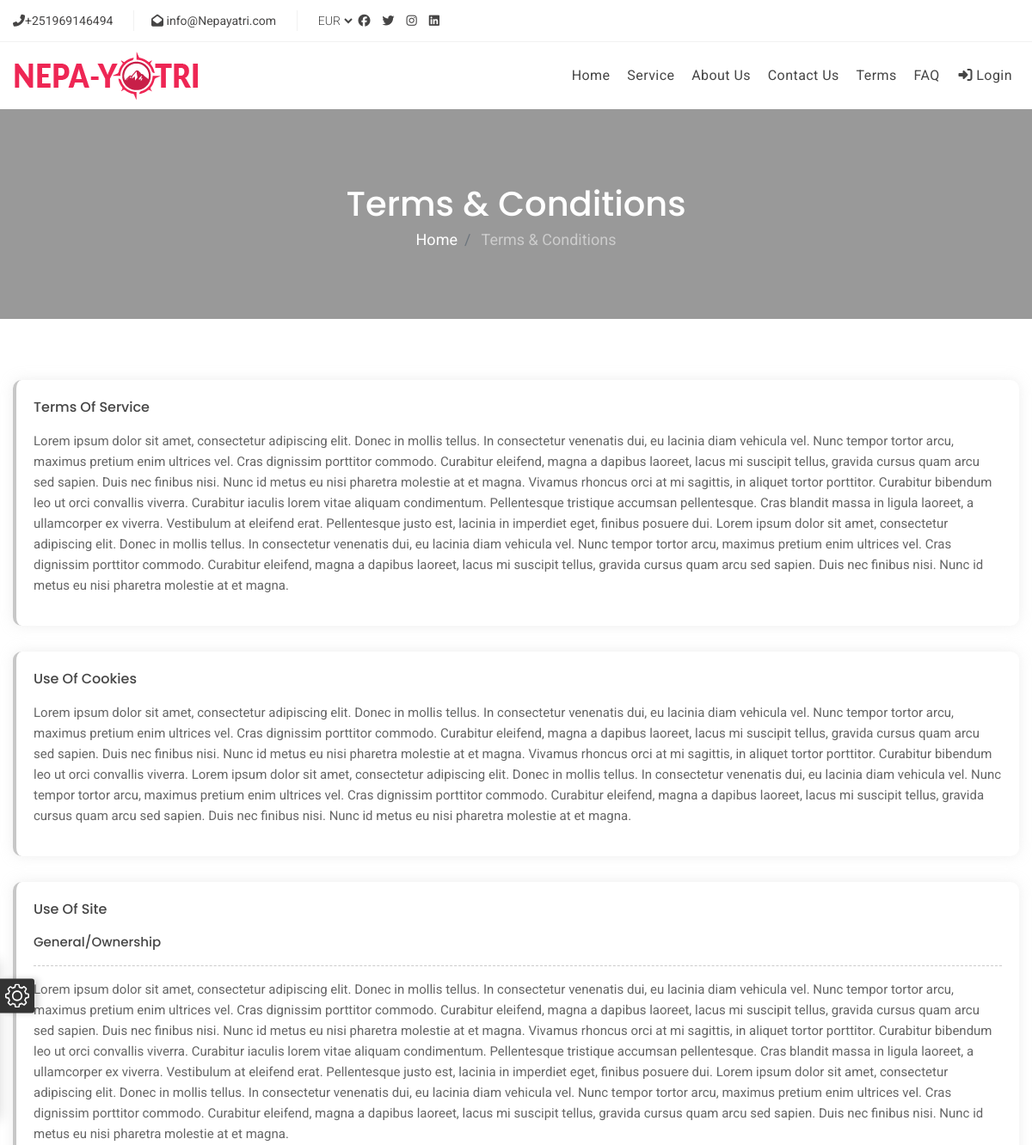
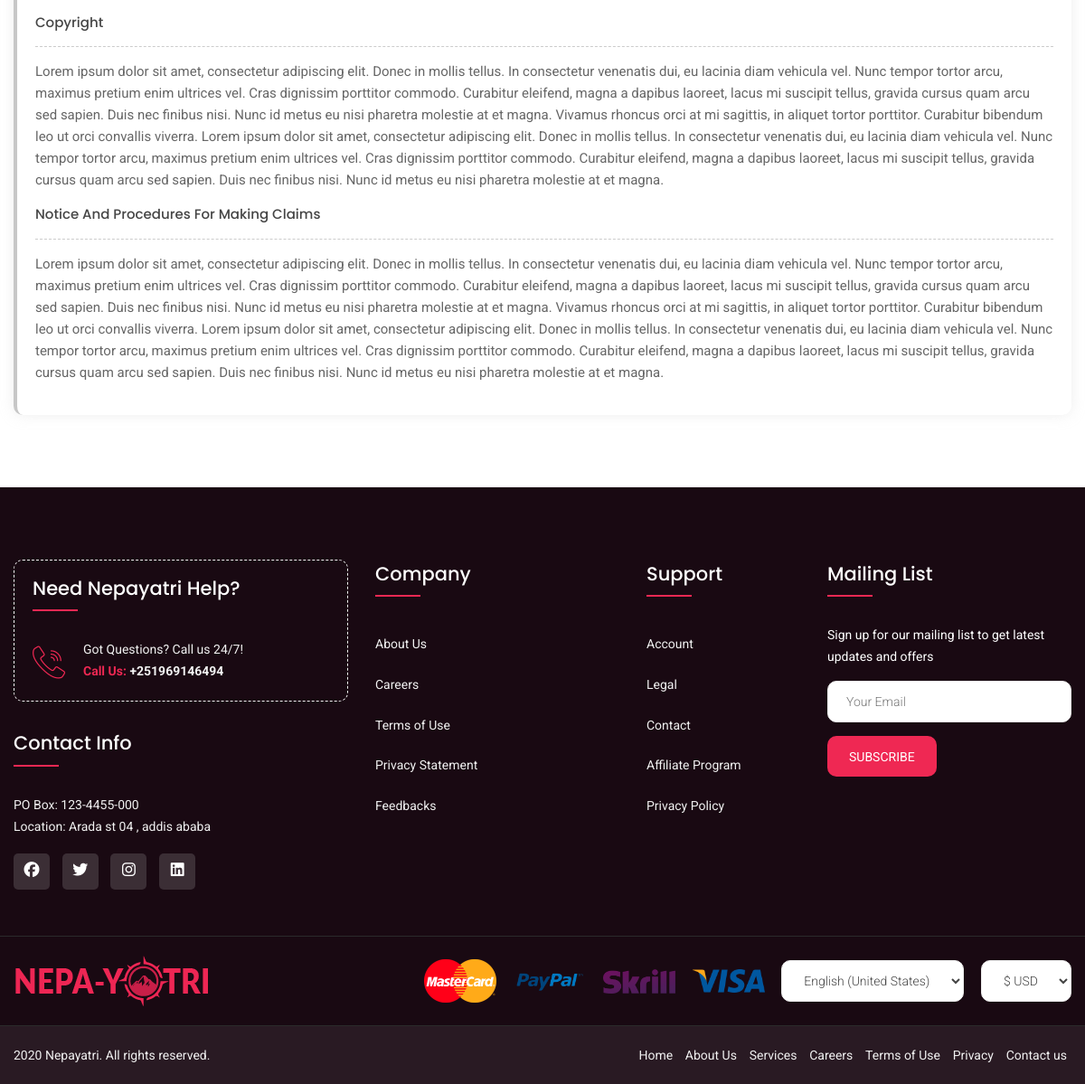
The app's page /terms/ with its own data (2 pictures, top to bottom).
### Vehicle_assignment/models.py (models this page shows, shortened)
class CompanyInfo(models.Model):
    phone1 = models.CharField(max_length=15)
    phone2 = models.CharField(max_length=15,null=True,blank=True)
    email1 = models.EmailField()
    email2 = models.EmailField()
    adress = models.CharField(max_length=35)
    po_box = models.CharField(max_length=25)
    facebook = models.URLField()
    twitter = models.URLField()
    instagram = models.URLField()
    linkedin = models.URLField()
    id = models.IntegerField(default=0,primary_key=True)

class Terms(models.Model):
    title = models.CharField( max_length=50)
    discription = models.TextField()

class UseOfSite(models.Model):
    title = models.CharField(max_length=50)
    discription = models.TextField()

### Vehicle_assignment/views.py (the view)
# urls.py: path('terms/', views.terms, name='terms'),
def terms(request):
    context = {
        'data':CompanyInfo.objects.all(),
        'terms':Terms.objects.all(),
        'useofterms':UseOfSite.objects.all()
            }
    return render(request, 'Vehicle_assignment/terms.html' , context)

### Vehicle_assignment/templates/Vehicle_assignment/terms.html (shortened to what this page needs)
{% load static %}
<!DOCTYPE html>
<html xmlns="http://www.w3.org/1999/xhtml" lang="zxx">
  {% include 'Vehicle_assignment/includes/head.html' %}
  <body>
    {% include 'Vehicle_assignment/includes/header.html' %}
    <section class="breadcrumb-outer text-center">
      <div class="container">
        <div class="breadcrumb-content">
          <h2 class="white">Terms & Conditions</h2>
          <nav aria-label="breadcrumb">
            <ul class="breadcrumb">
              <li class="breadcrumb-item"><a href="#">Home</a></li>
              <li class="breadcrumb-item active" aria-current="page">
                Terms & Conditions
              </li>
            </ul>
          </nav>
        </div>
      </div>
      <div class="overlay"></div>
    </section>
    <section class="terms">
      <div class="container">
        <div class="content">
          {% for i in terms %}
          <div class="terms-service">
            <h4>{{i.title}}</h4>
            <p>
              {{i.discription}}
            </p>
          </div>
          {% endfor %}
          <div class="terms-site">
            <h4>Use of Site</h4>
            {% for i in useofterms %}
            <div class="site-ownership">
              <h5>{{i.title}}</h5>
              <p>
               {{i.discription}}
              </p>
            </div>
            {% endfor %}
          </div>
        </div>
      </div>
    </section>
{% include 'Vehicle_assignment/includes/footer.html' %}
  </body>
</html>

### Vehicle_assignment/templates/Vehicle_assignment/includes/header.html (shortened to what this page needs)
{% load static %}
{% for i in data  %}
<header class="main_header_area">
  <div class="header-content">
    <div class="container">
      <div class="links links-left">
        <ul>
          <li>
            <a href="#"><i class="fa fa-phone-alt"></i>{{i.phone1}}</a>
          </li>
          <li>
            <a href="#"
              ><i class="fa fa-envelope-open"></i>
              </a
            >
          </li>
          <li>
            <select>
              <option>EUR</option>
            </select>
          </li>
        </ul>
      </div>
      <div class="links links-right pull-right">
        <ul>
          <li>
            <ul class="social-links">
              <li>
                <a href="{{i.facebook}}"
                  ><i class="fab fa-facebook" aria-hidden="true"></i
                ></a>
              </li>
              <li>
                <a href="{{i.twitter}}"
                  ><i class="fab fa-twitter" aria-hidden="true"></i
                ></a>
              </li>
              <li>
                <a href="{{i.instagram}}"
                  ><i class="fab fa-instagram" aria-hidden="true"></i
                ></a>
              </li>
              <li>
                <a href="{{i.linkedin}}"
                  ><i class="fab fa-linkedin" aria-hidden="true"></i
                ></a>
              </li>
            </ul>
          </li>
        </ul>
      </div>
    </div>
  </div>
  <div class="header_menu affix-top">
    <nav class="navbar navbar-default">
      <div class="container">
        <div class="navbar-flex">
          <div class="navbar-header">
            <a class="navbar-brand" href="index.html">
              <img src=" {% static  'images/logo-black.png' %}" alt="image" />
            </a>
          </div>
          <div
            class="collapse navbar-collapse"
            id="bs-example-navbar-collapse-1"
          >
            <ul class="nav navbar-nav" id="responsive-menu">
              <li>
                <a href="{% url 'index' %}">Home </a>
              </li>
              <li >
                <a href="{% url 'service' %}">Service</a>
              </li>
              <li>
                <a href="{% url 'about' %}">About Us</a>
              </li>
              <li>
                <a href="{% url 'contact' %}">Contact Us</a>
              </li>
              <li>
                <a href="{% url 'terms' %}">Terms</a>
              </li>
              <li>
                  <a href="{% url 'faq' %}">FAQ</a>
              </li>
              {% if user.is_authenticated %}
              <li style="margin:10px">
                <a href="{% url 'logout' %}"
                  ><i class="fa fa-sign-in-alt"></i> Logout</a
                >
              </li>
              <li style="margin:10px">
              <img class="img ima-fluid" src="/media/{{user.employee.image}}" style="width: 40px;height: 40px;border-radius: 50%;"   alt="">
              <span>   &nbsp {{user.employee.customuser.username}}</span>
            </li>
            {% comment %} <li>
              <a href="{% url 'employee_review'  %}">Reviews</a>
            </li> {% endcomment %}
            <li>
              <a href="{% url 'change_password' %}">Change Password</a>
            </li>
              {% else %}
              <li  >
                <a href="{% url 'login' %}"
                  ><i class="fa fa-sign-in-alt"></i> Login</a
                >
              </li>
              {% endif %}
            </ul>
          </div>
        </div>
      </div>
    </nav>
  </div>
</header>
{% endfor %}

### Vehicle_assignment/templates/Vehicle_assignment/includes/footer.html (shortened to what this page needs)
{% load static %}
{% for i in data %}
<footer>
    <div class="footer-upper pad-bottom-50">
      <div class="container">
        <div class="row">
          <div class="col-lg-4 col-sm-12 col-12">
            <div class="footer-about">
              <div class="footer-about-in mar-bottom-30">
                <h3 class="white">Need Nepayatri Help?</h3>
                <div class="footer-phone">
                  <div class="cont-icon"><i class="flaticon-call"></i></div>
                  <div class="cont-content mar-left-20">
                    <p class="mar-0">Got Questions? Call us 24/7!</p>
                    <p class="bold mar-0">
                      <span>Call Us:</span> {{i.phone1}}
                    </p>
                  </div>
                </div>
              </div>
              <h3 class="white">Contact Info</h3>
              <p>
                PO Box: {{i.po_box}}<br />
                Location: {{i.adress}}
              </p>
              <ul class="social-links">
                <li>
                  <a href="{{i.facebook}}"
                    ><i class="fab fa-facebook" aria-hidden="true"></i
                  ></a>
                </li>
                <li>
                  <a href="{{i.twitter}}"
                    ><i class="fab fa-twitter" aria-hidden="true"></i
                  ></a>
                </li>
                <li>
                  <a href="{{i.instagram}}"
                    ><i class="fab fa-instagram" aria-hidden="true"></i
                  ></a>
                </li>
                <li>
                  <a href="{{i.linkedin}}"
                    ><i class="fab fa-linkedin" aria-hidden="true"></i
                  ></a>
                </li>
              </ul>
            </div>
          </div>
          <div class="col-lg-3 col-sm-6 col-12">
            <div class="footer-links">
              <h3 class="white">Company</h3>
              <ul>
                <li><a href="#">About Us</a></li>
                <li><a href="#">Careers</a></li>
                <li><a href="#">Terms of Use</a></li>
                <li><a href="#">Privacy Statement</a></li>
                <li><a href="#">Feedbacks</a></li>
              </ul>
            </div>
          </div>
          <div class="col-lg-2 col-sm-6 col-12">
            <div class="footer-links">
              <h3 class="white">Support</h3>
              <ul>
                <li><a href="#">Account</a></li>
                <li><a href="#">Legal</a></li>
                <li><a href="#">Contact</a></li>
                <li><a href="#">Affiliate Program</a></li>
                <li><a href="#">Privacy Policy</a></li>
              </ul>
            </div>
          </div>
          <div class="col-lg-3 col-sm-12 col-12">
            <div class="footer-subscribe">
              <h3 class="white">Mailing List</h3>
              <p class="white">
                Sign up for our mailing list to get latest updates and offers
              </p>
              <form>
                <input type="email" placeholder="Your Email" />
                <a href="#" class="biz-btn mar-top-15">Subscribe</a>
              </form>
            </div>
          </div>
        </div>
      </div>
    </div>
    <div class="footer-payment pad-top-30 pad-bottom-30 bg-white">
      <div class="container">
        <div class="pay-main display-flex space-between">
          <div class="footer-logo pull-left">
            <a href="index.html"
              ><img src="{% static 'images/logo-black.png' %}" alt="image"
            /></a>
          </div>
          <div class="footer-payment-nav pull-right">
            <ul>
              <li>
                <img
                  src="{% static 'images/payment/mastercard.png' %}"
                  alt="image"
                />
              </li>
              <li>
                <img
                  src="{% static 'images/payment/paypal.png' %}"
                  alt="image"
                />
              </li>
              <li>
                <img
                  src="{% static 'images/payment/skrill.png' %}"
                  alt="image"
                />
              </li>
              <li>
                <img
                  src="{% static 'images/payment/visa.png' %}"
                  alt="image"
                />
              </li>
              <li>
                <select>
                  <option>English (United States)</option>
                </select>
              </li>
              <li>
                <select>
                  <option>$ USD</option>
                </select>
              </li>
            </ul>
          </div>
        </div>
      </div>
    </div>
    <div class="footer-copyright">
      <div class="container">
        <div class="copyright-text pull-left">
          <p class="mar-0">2020 Nepayatri. All rights reserved.</p>
        </div>
        <div class="footer-nav pull-right">
          <ul>
            <li><a href="#">Home</a></li>
            <li><a href="#">About Us</a></li>
            <li><a href="#">Services</a></li>
            <li><a href="#">Careers</a></li>
            <li><a href="#">Terms of Use</a></li>
            <li><a href="#">Privacy</a></li>
            <li><a href="#">Contact us</a></li>
          </ul>
        </div>
      </div>
    </div>
    {% endfor %}
</footer>

### Vehicle_assignment/static/css/default.css (style rules this page uses)
* { margin:0;padding:0;border:0;outline:0;font-size:100%;background:0 0;box-sizing:border-box }
ol,ul { list-style:none }
html { position:relative;min-height:100% }
header,nav,section,article,aside,footer { display:block }
* { margin:0;padding:0 }
body { margin:0;padding:0;font-size:15px;font-family:roboto,sans-serif;overflow-x:hidden }
h1,h2,h3,h4,h5,h6 { font-weight:500;color:#333333e8;font-family:poppins,sans-serif;margin-top:0;line-height:1.5;margin-bottom:15px;text-transform:capitalize }
h2 { font-size:32px }
h3 { font-size:21px }
h4 { font-size:16px }
h5 { font-size:15px }
p { font-size:15px;font-weight:400;line-height:24px;margin-bottom:15px;color:#666 }
ul { margin:0;padding:0 }
ul li { font-size:16px;font-weight:400;margin-bottom:15px;line-height:24px;color:#666;position:relative;padding:0 }
a { color:#464545;transition:all ease-in-out .4s }
input[type=text],input[type=email],input[type=number],input[type=search],input[type=password],input[type=tel],input[type=date],input[type=time],textarea,select { font-size:14px;font-weight:300;background-color:#fff;border:1px solid #eee;border-radius:10px;padding:10px 20px;width:100%;color:#444;margin-bottom:15px;height:46px;box-shadow:none;margin-bottom:0 }
select { padding:10px 20px }
img { max-width:100% }
.mar-0 { margin:0!important }
.mar-top-15 { margin-top:15px }
.mar-bottom-30 { margin-bottom:30px }
.mar-left-20 { margin-left:20px }
.pad-top-30 { padding-top:30px }
.pad-bottom-30 { padding-bottom:30px }
.pad-bottom-50 { padding-bottom:50px }
.white { color:#fff!important }
.container,.container-fluid { position:relative;z-index:2 }
section { padding:71px 0 80px;position:relative;z-index:1;background:#fff }
.overlay { position:absolute;top:0;left:0;width:100%;height:100%;background:rgba(0,0,0,.4) }
.display-flex { display:flex;align-items:center }
.bg-white { background:#fff }
.bold { font-weight:700 }
.space-between { justify-content:space-between }
section.breadcrumb-outer { position:relative;overflow:hidden;padding:80px 0 }
section.breadcrumb-outer:before { background:url(../images/breadcrumbbg.jpg) no-repeat;background-position:center;animation:kbrns_zoomInOut 15s linear 0s infinite alternate;background-size:cover;height:100%;width:100%;position:absolute;top:0;left:0;content:"" }
.breadcrumb-content { position:relative;z-index:1 }
.breadcrumb-content h2 { font-size:40px;margin-bottom:0 }
.breadcrumb-content .breadcrumb { background:0 0;margin:0;border-radius:0;justify-content:center }
.breadcrumb { padding:0;margin:0 }
.breadcrumb-content .breadcrumb>li { position:relative;font-size:18px;color:#ccc;font-weight:400;display:inline-block;padding:0;margin:0 }
.breadcrumb-content .breadcrumb a { color:#fff }
.breadcrumb>li+li:before { content:"|";padding:0 15px }
.biz-btn,.biz-btn-black,.biz-btn-white { position:relative;z-index:1;font-size:14px;text-align:center;padding:13px 24px 11px;text-transform:uppercase;transition:all .3s ease-in-out;background:#ef2853;color:#fff;display:inline-block;border-radius:10px;border:none }
.biz-btn:before,.biz-btn-black:before,.biz-btn-white:before { content:"";position:absolute;width:100%;height:100%;top:0;left:0;transition:all .3s ease-in-out;transform:scale(0,1);z-index:-1;border:2px solid #ef2853;color:#fff;background:0 0;border-radius:10px }

### records on screen
CompanyInfo: phone1 "+251969146494", po_box "123-4455-000", adress "Arada st 04 , addis ababa"
Terms: title "Terms Of Service", discription "Lorem ipsum dolor sit amet, consectetur adipiscing elit. Donec in mollis tellus. In consectetur venenatis dui, eu lacinia diam vehicula vel. Nunc tempor tortor arcu, maximus pretium enim ultrices vel. Cras dignissim porttitor commodo. Curabitur eleifend, magna a dapibus laoreet, lacus mi suscipit tellus, gravida cursus quam arcu sed sapien. Duis nec finibus nisi. Nunc id metus eu nisi pharetra molestie at et magna. Vivamus rhoncus orci at mi sagittis, in aliquet tortor porttitor. Curabitur bibendum leo ut orci convallis viverra. Curabitur iaculis lorem vitae aliquam condimentum. Pellentesque tristique accumsan pellentesque. Cras blandit massa in ligula laoreet, a ullamcorper ex viverra.…"
Terms: title "Use Of Cookies", discription "Lorem ipsum dolor sit amet, consectetur adipiscing elit. Donec in mollis tellus. In consectetur venenatis dui, eu lacinia diam vehicula vel. Nunc tempor tortor arcu, maximus pretium enim ultrices vel. Cras dignissim porttitor commodo. Curabitur eleifend, magna a dapibus laoreet, lacus mi suscipit tellus, gravida cursus quam arcu sed sapien. Duis nec finibus nisi. Nunc id metus eu nisi pharetra molestie at et magna. Vivamus rhoncus orci at mi sagittis, in aliquet tortor porttitor. Curabitur bibendum leo ut orci convallis viverra. Lorem ipsum dolor sit amet, consectetur adipiscing elit. Donec in mollis tellus. In consectetur venenatis dui, eu lacinia diam vehicula vel. Nunc tempor tortor…"
UseOfSite: title "General/Ownership", discription "Lorem ipsum dolor sit amet, consectetur adipiscing elit. Donec in mollis tellus. In consectetur venenatis dui, eu lacinia diam vehicula vel. Nunc tempor tortor arcu, maximus pretium enim ultrices vel. Cras dignissim porttitor commodo. Curabitur eleifend, magna a dapibus laoreet, lacus mi suscipit tellus, gravida cursus quam arcu sed sapien. Duis nec finibus nisi. Nunc id metus eu nisi pharetra molestie at et magna. Vivamus rhoncus orci at mi sagittis, in aliquet tortor porttitor. Curabitur bibendum leo ut orci convallis viverra. Curabitur iaculis lorem vitae aliquam condimentum. Pellentesque tristique accumsan pellentesque. Cras blandit massa in ligula laoreet, a ullamcorper ex viverra.…"
UseOfSite: title "Copyright", discription "Lorem ipsum dolor sit amet, consectetur adipiscing elit. Donec in mollis tellus. In consectetur venenatis dui, eu lacinia diam vehicula vel. Nunc tempor tortor arcu, maximus pretium enim ultrices vel. Cras dignissim porttitor commodo. Curabitur eleifend, magna a dapibus laoreet, lacus mi suscipit tellus, gravida cursus quam arcu sed sapien. Duis nec finibus nisi. Nunc id metus eu nisi pharetra molestie at et magna. Vivamus rhoncus orci at mi sagittis, in aliquet tortor porttitor. Curabitur bibendum leo ut orci convallis viverra. Lorem ipsum dolor sit amet, consectetur adipiscing elit. Donec in mollis tellus. In consectetur venenatis dui, eu lacinia diam vehicula vel. Nunc tempor tortor…"
UseOfSite: title "Notice And Procedures For Making Claims", discription "Lorem ipsum dolor sit amet, consectetur adipiscing elit. Donec in mollis tellus. In consectetur venenatis dui, eu lacinia diam vehicula vel. Nunc tempor tortor arcu, maximus pretium enim ultrices vel. Cras dignissim porttitor commodo. Curabitur eleifend, magna a dapibus laoreet, lacus mi suscipit tellus, gravida cursus quam arcu sed sapien. Duis nec finibus nisi. Nunc id metus eu nisi pharetra molestie at et magna. Vivamus rhoncus orci at mi sagittis, in aliquet tortor porttitor. Curabitur bibendum leo ut orci convallis viverra. Lorem ipsum dolor sit amet, consectetur adipiscing elit. Donec in mollis tellus. In consectetur venenatis dui, eu lacinia diam vehicula vel. Nunc tempor tortor…"
